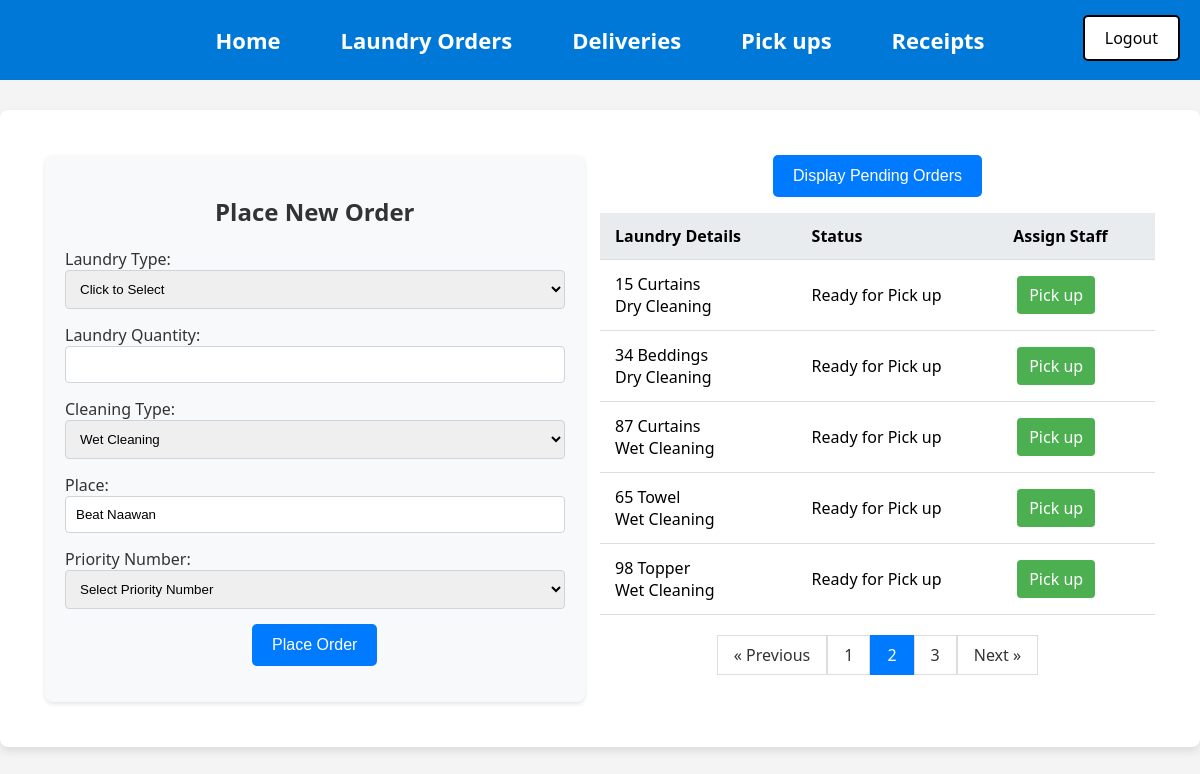
The app's page /Laundry_Order.php?page=2&show_unassigned=false (signed in) with its own data.
### tables this page shows
CREATE TABLE `Laundry_Orders` (
  `Order_ID` int(11) NOT NULL AUTO_INCREMENT,
  `Order_date` date NOT NULL,
  `Laundry_type` varchar(40) NOT NULL,
  `Laundry_quantity` varchar(40) NOT NULL,
  `Cleaning_type` varchar(40) NOT NULL,
  `Place` varchar(40) NOT NULL,
  `Priority_number` varchar(40) NOT NULL,
  `Status` varchar(250) DEFAULT NULL,
  `User_ID` int(11) NOT NULL,
  PRIMARY KEY (`Order_ID`),
  KEY `Users_Laundry_Orders` (`User_ID`),
  CONSTRAINT `Users_Laundry_Orders` FOREIGN KEY (`User_ID`) REFERENCES `Users` (`User_ID`)
);

### htdocs/Laundry_Order.php (the view, shortened to what this page needs)
<?php
include("db_connect.php");
include("Menu2.php");
include("Logout.php");
$results_per_page = 5;
if (isset($_GET['page']) && is_numeric($_GET['page'])) {
    $current_page = intval($_GET['page']);
} else {
    $current_page = 1;
}
$show_unassigned = isset($_GET['show_unassigned']) && $_GET['show_unassigned'] === 'true';
if ($show_unassigned) {
    $sql = "SELECT Order_ID, Laundry_type, Laundry_quantity, Cleaning_type, Place, Status
            FROM Laundry_Orders
            WHERE Status = 'Pending'
            AND Place != 'Hotel'";
} else {
    $sql = "SELECT Order_ID, Laundry_type, Laundry_quantity, Cleaning_type, Place, Status
            FROM Laundry_Orders
            WHERE Status IN ('To be Delivered', 'Ready for Pick up')
            AND Place != 'Hotel'";
}
$total_results = mysqli_num_rows(mysqli_query($conn, $sql));
$total_pages = ceil($total_results / $results_per_page);
$start_from = ($current_page - 1) * $results_per_page;
$sql .= " ORDER BY Order_ID ASC LIMIT " . $start_from . ',' . $results_per_page;
$result = mysqli_query($conn, $sql);
?>
<!DOCTYPE html>
<html lang="en">
<head>
</head>
<body>
    <div class="container">
        <div class="form-container">
            <h2><strong>Place New Order</strong></h2>
            <form method="POST" action="">
                <label for="Laundry_Type">Laundry Type:</label>
                <select name="Laundry_Type" id="Laundry_Type" required>
                    <option value="" disabled selected>Click to Select</option>
                </select>
                <label for="Laundry_Quantity">Laundry Quantity:</label>
                <input type="number" name="Laundry_Quantity" id="Laundry_Quantity" required min="1">
                <label for="Cleaning_Type">Cleaning Type:</label>
                <select name="Cleaning_Type" id="Cleaning_Type" required>
                    <option value="Wet Cleaning">Wet Cleaning</option>
                </select>
                <label for="Place">Place:</label>
                <?php
                $placeValue = isset($_POST['Place']) ? htmlspecialchars($_POST['Place']) : 'Beat Naawan';
                ?>
                <input type="text" name="Place" id="Place" value="<?php echo $placeValue; ?>" required>
                <label for="Priority">Priority Number:</label>
                <select name="Priority" id="Priority" required>
                    <option value="" disabled selected>Select Priority Number</option>
                </select>
                <div style="text-align: center;">
                    <button type="submit" name="Order">Place Order</button>
                </div>
            </form>
        </div>
        <div class="table-container">
            <div style="display: flex; justify-content: center;">
                <form method="GET">
                    <button type="submit" class="toggle-btn">
                        <?php echo $show_unassigned ? 'Display Approved Orders' : 'Display Pending Orders'; ?>
                    </button>
                </form>
            </div>
            <table>
                <thead>
                    <tr>
                        <th>Laundry Details</th>
                        <th>Status</th>
                        <?php if (!$show_unassigned) {
                            echo "<th>Assign Staff</th>";
                        } ?>
                    </tr>
                </thead>
                <tbody>
                    <?php
                    if (mysqli_num_rows($result) > 0) {
                        while ($row = mysqli_fetch_assoc($result)) {
                            echo "<tr>";
                            echo "<td> "  . htmlspecialchars($row['Laundry_quantity']) ." " . htmlspecialchars($row['Laundry_type']) . "<br>"  . htmlspecialchars($row['Cleaning_type']) . "</td>";
                            echo "<td>" . htmlspecialchars($row['Status']) . "</td>";
                            if (!$show_unassigned) {
                                echo "<td>";
                                if ($row["Status"] == "To be Delivered") {
                                    echo "<a href='Delivery_Staff_Assignment.php?Order_ID=" . urlencode($row["Order_ID"]) . "' class='actedit'>Delivery</a>";
                                } elseif ($row["Status"] == "Ready for Pick up") {
                                    echo "<a href='Pick_up_Staff_Assignment.php?Order_ID=" . urlencode($row["Order_ID"]) . "' class='actbutton'>Pick up</a>";
                                }
                                echo "</td>";
                            }
                            echo "</tr>";
                        }
                    } else {
                        echo "<tr><td colspan='" . ($show_unassigned ? 6 : 5) . "'>No records found.</td></tr>";
                    }
                    ?>
                </tbody>
            </table>
            <div class="pagination" style="text-align: center;">
                <?php
                if ($current_page > 1) {
                    echo '<a href="Laundry_Order.php?page=' . ($current_page - 1) . '&show_unassigned=' . ($show_unassigned ? 'true' : 'false') . '">&laquo; Previous</a>';
                }
                for ($i = 1; $i <= $total_pages; $i++) {
                    if ($i == $current_page) {
                        echo '<a href="Laundry_Order.php" class="active">' . $i . '</a>';
                    } else {
                        echo '<a href="Laundry_Order.php?page=' . $i . '&show_unassigned=' . ($show_unassigned ? 'true' : 'false') . '">' . $i . '</a>';
                    }
                }
                if ($current_page < $total_pages) {
                    echo '<a href="Laundry_Order.php?page=' . ($current_page + 1) . '&show_unassigned=' . ($show_unassigned ? 'true' : 'false') . '">Next &raquo;</a>';
                }
                ?>
            </div>
        </div>
    </div>
</body>
</html>

### htdocs/Menu2.php (style rules this page uses)
body { font-family: 'Segoe UI', Tahoma, Geneva, Verdana, sans-serif; margin: 0; padding: 0; }

### htdocs/Laundry_Order.php (style rules this page uses)
body { font-family: 'Segoe UI', Tahoma, Geneva, Verdana, sans-serif; background-color: #f4f4f4; margin: 0; padding: 0; color: #333; }
.container { display: flex; justify-content: space-between; align-items: flex-start; padding: 45px; background-color: #fff; border-radius: 8px; box-shadow: 0 4px 8px rgba(0, 0, 0, 0.1); margin: 30px auto; max-width: 93%; }
.form-container { background-color: #f8f9fa; padding: 20px; border-radius: 8px; box-shadow: 0 2px 4px rgba(0, 0, 0, 0.1); width: 45%; order: -1; display: flex; flex-direction: column; align-items: center; }
label { text-align: center; width: 100%; }
.table-container { width: 50%; }
table { width: 100%; border-collapse: collapse; margin-top: -20px; }
th, td { padding: 12px 15px; text-align: left; border-bottom: 1px solid #ddd; color: black; }
th { background-color: #e9ecef; font-weight: 600; }
input[type="text"], input[type="number"], select { width: 100%; padding: 10px; margin-bottom: 15px; border: 1px solid #ced4da; border-radius: 4px; box-sizing: border-box; }
button, .toggle-btn { background-color: #007bff; color: white; padding: 12px 20px; border: none; border-radius: 5px; cursor: pointer; font-size: 16px; transition: background-color 0.3s ease; }
.actbutton, .actdelete, .actedit { padding: 8px 12px; border-radius: 4px; text-decoration: none; color: white; display: inline-block; margin: 4px; transition: background-color 0.3s ease; }
.actbutton { background-color: #4CAF50; }
.toggle-btn { margin-bottom: 20px; display: block; }
.pagination { text-align: center; margin-top: 20px; }
.pagination a { display: inline-block; padding: 8px 16px; text-decoration: none; border: 1px solid #ddd; color: #333; }
.pagination a.active { background-color: #007bff; color: white; border: 1px solid #007bff; }

### records on screen
laundry_orders: Laundry_quantity "15", Laundry_type "Curtains", Cleaning_type "Dry Cleaning", Status "Ready for Pick up"
laundry_orders: Laundry_quantity "34", Laundry_type "Beddings", Cleaning_type "Dry Cleaning", Status "Ready for Pick up"
laundry_orders: Laundry_quantity "87", Laundry_type "Curtains", Cleaning_type "Wet Cleaning", Status "Ready for Pick up"
laundry_orders: Laundry_quantity "65", Laundry_type "Towel", Cleaning_type "Wet Cleaning", Status "Ready for Pick up"
laundry_orders: Laundry_quantity "98", Laundry_type "Topper", Cleaning_type "Wet Cleaning", Status "Ready for Pick up"
